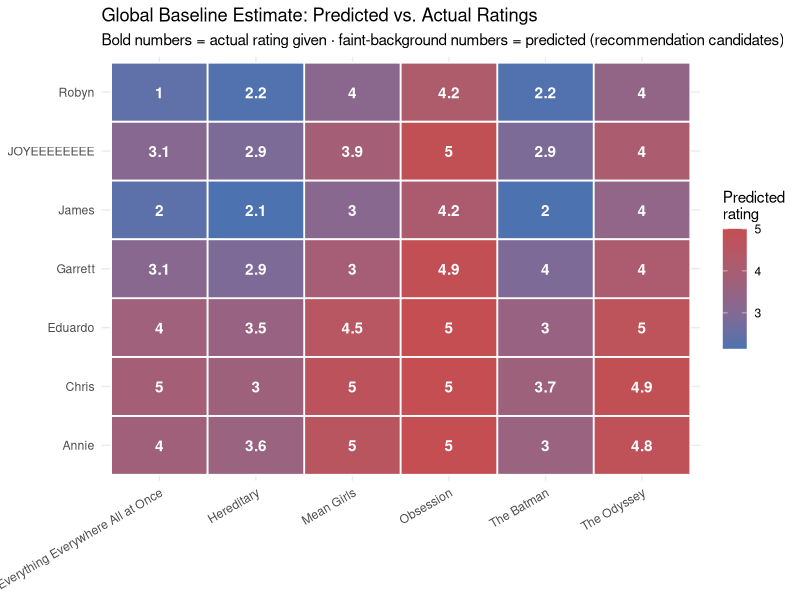

Recreate this plot in R.
## ---- chunk 1
#| label: setup

library(tidyverse)
## ---- chunk 2
#| label: build-dataset

ratings_wide <- tribble(
  ~user,          ~`Everything Everywhere All at Once`, ~`The Batman`, ~Hereditary, ~Obsession, ~`The Odyssey`, ~`Mean Girls`,
  "Eduardo",       4,  3, NA, NA,  5, NA,
  "Annie",         4,  3, NA, NA, NA,  5,
  "James",         2,  2, NA, NA,  4,  3,
  "JOYEEEEEEEE",  NA, NA, NA,  5,  4, NA,
  "Chris",         5, NA,  3,  5, NA,  5,
  "Garrett",      NA,  4, NA, NA,  4,  3,
  "Robyn",         1, NA, NA, NA,  4,  4
)

# To pull live from the Assignment 2A PostgreSQL database instead
# (same connection pattern as week02_2a_approach.qmd):
# library(DBI); library(RPostgres)
# con <- dbConnect(RPostgres::Postgres(),
#   host = Sys.getenv("PGHOST", "localhost"), port = as.integer(Sys.getenv("PGPORT", "5432")),
#   dbname = Sys.getenv("PGDATABASE", "movie_ratings"), user = Sys.getenv("PGUSER", "postgres"),
#   password = Sys.getenv("PGPASSWORD"))
# ratings_long <- dbGetQuery(con, "SELECT u.name AS user, m.title AS movie, r.rating
#                             FROM ratings r JOIN users u ON r.user_id = u.user_id
#                             JOIN movies m ON r.movie_id = m.movie_id") |> filter(!is.na(rating))
# dbDisconnect(con)

ratings_wide
## ---- chunk 3
#| label: reshape-long

ratings_long <- ratings_wide |>
  pivot_longer(-user, names_to = "movie", values_to = "rating") |>
  filter(!is.na(rating))

ratings_long
## ---- chunk 4
#| label: global-mean

mu <- mean(ratings_long$rating)
mu
## ---- chunk 5
#| label: item-bias

item_bias <- ratings_long |>
  group_by(movie) |>
  summarize(b_i = mean(rating) - mu, n_ratings = n(), .groups = "drop")

item_bias
## ---- chunk 6
#| label: user-bias

user_bias <- ratings_long |>
  left_join(item_bias, by = "movie") |>
  group_by(user) |>
  summarize(b_u = mean(rating - mu - b_i), n_ratings = n(), .groups = "drop")

user_bias
## ---- chunk 7
#| label: baseline-predictions

baseline_predictions <- expand_grid(
  user  = unique(ratings_long$user),
  movie = unique(ratings_long$movie)
) |>
  left_join(user_bias |> select(user, b_u), by = "user") |>
  left_join(item_bias |> select(movie, b_i), by = "movie") |>
  mutate(
    predicted_rating = pmin(pmax(mu + b_u + b_i, 1), 5)
  ) |>
  left_join(ratings_long, by = c("user", "movie")) |>
  rename(actual_rating = rating)

baseline_predictions
## ---- chunk 8
#| label: validate-rmse
# --- 1. Filter Down to Known Ratings ---
known_ratings <- baseline_predictions |> 
  filter(!is.na(actual_rating))

# --- 2. Calculate Root Mean Squared Error (RMSE) ---
rmse <- sqrt(mean((known_ratings$predicted_rating - known_ratings$actual_rating)^2))

# Display the RMSE value
rmse

# --- 3. Interpretation & Scale Context ---
# On a 1 to 5 rating scale:
# - 0.0 represents perfect prediction (zero error)
# - 4.0 represents the maximum possible error
# An RMSE of ~0.62 means our predictions are off by an average of roughly 0.6 stars.
## ---- chunk 9
#| label: validate-manual-check

manual_pred <- pmin(pmax(
  mu +
    user_bias$b_u[user_bias$user == "Eduardo"] +
    item_bias$b_i[item_bias$movie == "Mean Girls"],
  1), 5)

computed_pred <- baseline_predictions |>
  filter(user == "Eduardo", movie == "Mean Girls") |>
  pull(predicted_rating)

tibble(manual_pred, computed_pred, match = isTRUE(all.equal(manual_pred, computed_pred)))
## ---- chunk 10
#| label: recommendations

recommendations <- baseline_predictions |>
  filter(is.na(actual_rating)) |>
  group_by(user) |>
  arrange(desc(predicted_rating), .by_group = TRUE) |>
  slice_head(n = 3) |>
  select(user, movie, predicted_rating) |>
  ungroup()

recommendations
## ---- chunk 11
#| label: fig-baseline-heatmap
#| fig-width: 8
#| fig-height: 5

baseline_predictions |>
  mutate(known = !is.na(actual_rating)) |>
  ggplot(aes(x = movie, y = user, fill = predicted_rating)) +
  geom_tile(color = "white", linewidth = 0.6) +
  geom_text(aes(label = ifelse(known, as.character(actual_rating), round(predicted_rating, 1))),
            color = "white", fontface = "bold") +
  scale_fill_gradient(low = "#4C72B0", high = "#C44E52", name = "Predicted\nrating") +
  labs(
    title = "Global Baseline Estimate: Predicted vs. Actual Ratings",
    subtitle = "Bold numbers = actual rating given · faint-background numbers = predicted (recommendation candidates)",
    x = NULL, y = NULL
  ) +
  theme_minimal() +
  theme(axis.text.x = element_text(angle = 30, hjust = 1))
